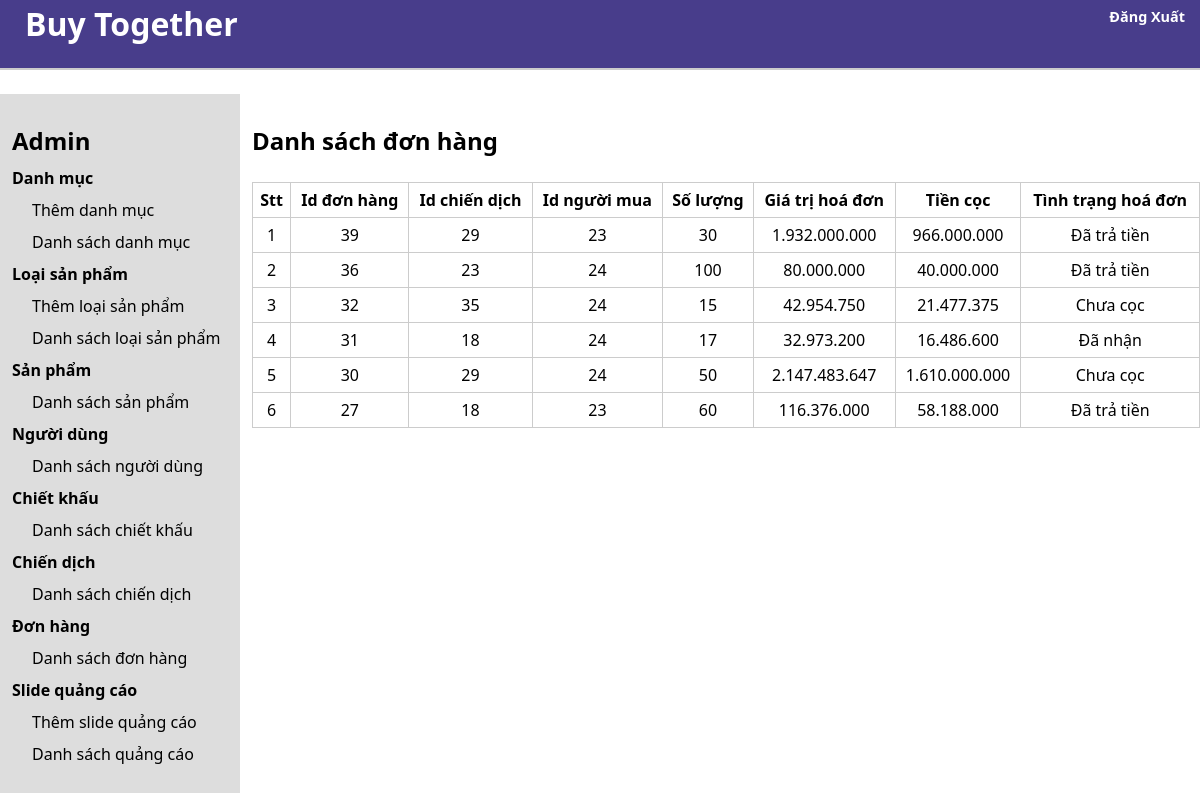
The app's page /admin/admin_orderlist.php with its own data.
### tables this page shows
CREATE TABLE `order_tbl` (
  `order_id` int(11) NOT NULL,
  `user_id` int(11) NOT NULL,
  `campaign_id` int(11) NOT NULL,
  `quantity` int(11) NOT NULL,
  `price_discount` int(50) NOT NULL,
  `down_payment` int(50) NOT NULL,
  `order_condition` int(11) NOT NULL
);

### admin/class/database.php (called while the page is built, shortened)
<?php
Class Database{
    public $host    = DB_HOST;
    public $user    = DB_USER;
    public $pass    = DB_PASS;
    public $dbname  = DB_NAME;
    public $link;
    private function connectDB(){
        $this->link = new mysqli($this->host, $this->user, $this->pass,
        $this->dbname);
    }
    public function select($query){
        $result = $this->link->query($query) or
        die($this->link->error.__LINE__);
        if($result->num_rows > 0){
            return $result;
        } else {
            return false;
        }
    }
}

### admin/class/order_class.php (called while the page is built, shortened)
<?php
include_once "database.php";
class order{
    private $db;
    public function __construct(){
        $this -> db = new Database();
    }
    public function show_all_order(){
        $query = "SELECT * FROM  order_tbl ORDER BY order_id DESC, campaign_id DESC, user_id ASC";
        $result = $this -> db -> select($query);
        return $result;
    }
}
?>

### admin/helpers/format.php (called while the page is built, shortened)
<?php
class Format{
    public function format_currency($n=0){
        $n = (string)$n;
        $n = strrev($n);
        $res = '';
        for($i=0; $i<strlen($n); $i++){
            if($i%3==0 && $i!=0){
                $res.='.';
            }
            $res.=$n[$i];
        }
        $res = strrev($res);
        return $res;
    }
}
?>

### admin/admin_orderlist.php (the view, shortened to what this page needs)
<?php
include_once "class/order_class.php";
include_once "header.php";
include_once "sidebar.php";
include_once "helpers/format.php";
$order = new order;
$fm = new format;
$show_all_order = $order -> show_all_order();
?>
        <div class="admin-content-right">
            <div class="admin-content-right-category-list">
                <h1>Danh sách đơn hàng</h1>
                <table>
                    <tr>
                        <th>Stt</th>
                        <th>Id đơn hàng</th>
                        <th>Id chiến dịch</th>
                        <th>Id người mua</th>
                        <th>Số lượng</th>
                        <th>Giá trị hoá đơn</th>
                        <th>Tiền cọc</th>
                        <th>Tình trạng hoá đơn</th>
                    </tr>
                    <?php
                        if($show_all_order){
                            $i=0;
                            while($result = $show_all_order -> fetch_assoc()){
                                $i++
                    ?>
                    <tr>
                        <td><?php echo $i?></td>
                        <td><?php echo $result['order_id']?></td>
                        <td><?php echo $result['campaign_id']?></td>
                        <td><?php echo $result['user_id']?></td>
                        <td><?php echo $result['quantity']?></td>
                        <td><?php echo $fm -> format_currency($result['price_discount'])?></td>
                        <td><?php echo $fm -> format_currency($result['down_payment'])?></td>
                        <td>
                            <?php
                            switch($result['order_condition']){
                                case "0": echo "Chưa cọc"; break;
                                case "2": echo "Đã trả tiền"; break;
                                case "3": echo "Đã nhận"; break;
                            }
                            ?>
                        </td>
                    </tr>
                    <?php
                            }
                        }
                    ?>
                </table>
            </div>
        </div>
    </section>
</body>
</html>

### admin/style.css (style rules this page uses)
* { margin: 0; padding: 0; box-sizing: border-box; font-family: system-ui, -apple-system, BlinkMacSystemFont, 'Segoe UI', Roboto, Oxygen, Ubuntu, Cantarell, 'Open Sans', 'Helvetica Neue', sans-serif; text-decoration: none; outline: none; color: black; }
.admin-content-right { width: 80%; padding: 30px 0 0 12px; }
.admin-content-right-category-list table { width: 100%; text-align: center; margin-top: 25px; border-collapse: collapse; }
.admin-content-right-category-list tr th,td { border: 1px solid #ccc; padding: 6px 6px; }

### records on screen
order_tbl: order_id "39", campaign "29", user "23", quantity "30", price_discount "1.932.000.000", down_payment "966.000.000", order_condition "Đã trả tiền"
order_tbl: order_id "36", campaign "23", user "24", quantity "100", price_discount "80.000.000", down_payment "40.000.000", order_condition "Đã trả tiền"
order_tbl: order_id "32", campaign "35", user "24", quantity "15", price_discount "42.954.750", down_payment "21.477.375", order_condition "Chưa cọc"
order_tbl: order_id "31", campaign "18", user "24", quantity "17", price_discount "32.973.200", down_payment "16.486.600", order_condition "Đã nhận"
order_tbl: order_id "30", campaign "29", user "24", quantity "50", price_discount "2.147.483.647", down_payment "1.610.000.000", order_condition "Chưa cọc"
order_tbl: order_id "27", campaign "18", user "23", quantity "60", price_discount "116.376.000", down_payment "58.188.000", order_condition "Đã trả tiền"
